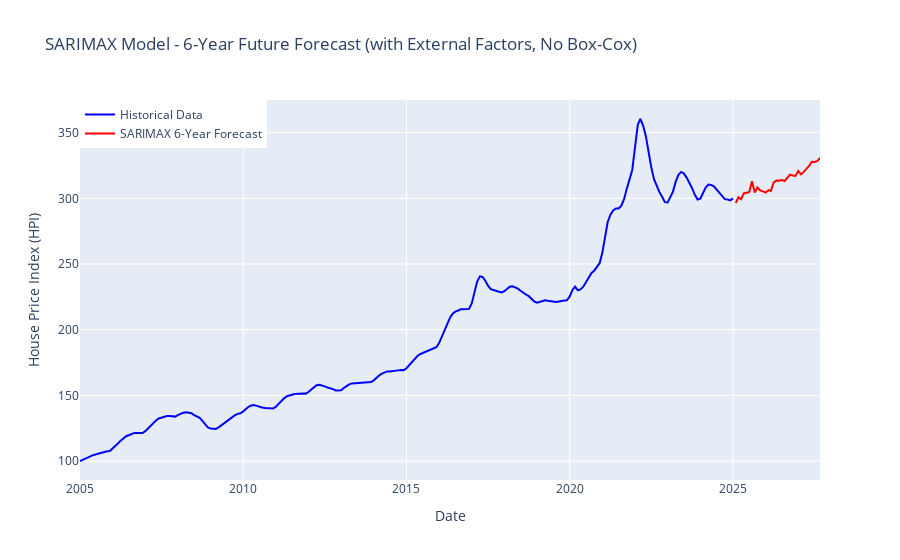

The notebook cell this image was saved under:
### Code cell
import plotly.graph_objects as go
import pandas as pd

# Convert index to DateTime if needed
df_aggregate.index = pd.to_datetime(df_aggregate.index)
future_dates = pd.to_datetime(future_dates)

# Create an interactive Plotly figure
fig = go.Figure()

# Add historical data
fig.add_trace(go.Scatter(x=df_aggregate.index, y=df_aggregate["Composite_HPI"],
                         mode='lines', name='Historical Data', line=dict(color='blue')))

# Add SARIMAX 6-Year Forecast
fig.add_trace(go.Scatter(x=future_dates, y=future_forecast,
                         mode='lines', name='SARIMAX 6-Year Forecast',
                         line=dict(color='red')))

# Customize layout
fig.update_layout(title="SARIMAX Model - 6-Year Future Forecast (with External Factors, No Box-Cox)",
                  xaxis_title="Date",
                  yaxis_title="House Price Index (HPI)",
                  legend=dict(x=0, y=1),
                  hovermode="x")

# Show interactive plot
fig.show()

### Figure 1 — Plotly figure (JSON) as saved in the notebook; plotly's stock layout.template omitted (floating-point values rounded to 4 significant figures; data arrays with more than 128 entries replaced by an {"elided": "..."} marker saying what was removed)
{"data": [{"line": {"color": "blue"}, "mode": "lines", "name": "Historical Data", "type": "scatter", "x": {"elided": "241 str values"}, "y": {"elided": "241 float values"}}, {"line": {"color": "red"}, "mode": "lines", "name": "SARIMAX 6-Year Forecast", "type": "scatter", "x": ["2025-02-01T00:00:00.000000000", "2025-03-01T00:00:00.000000000", "2025-04-01T00:00:00.000000000", "2025-05-01T00:00:00.000000000", "2025-06-01T00:00:00.000000000", "2025-07-01T00:00:00.000000000", "2025-08-01T00:00:00.000000000", "2025-09-01T00:00:00.000000000", "2025-10-01T00:00:00.000000000", "2025-11-01T00:00:00.000000000", "2025-12-01T00:00:00.000000000", "2026-01-01T00:00:00.000000000", "2026-02-01T00:00:00.000000000", "2026-03-01T00:00:00.000000000", "2026-04-01T00:00:00.000000000", "2026-05-01T00:00:00.000000000", "2026-06-01T00:00:00.000000000", "2026-07-01T00:00:00.000000000", "2026-08-01T00:00:00.000000000", "2026-09-01T00:00:00.000000000", "2026-10-01T00:00:00.000000000", "2026-11-01T00:00:00.000000000", "2026-12-01T00:00:00.000000000", "2027-01-01T00:00:00.000000000", "2027-02-01T00:00:00.000000000", "2027-03-01T00:00:00.000000000", "2027-04-01T00:00:00.000000000", "2027-05-01T00:00:00.000000000", "2027-06-01T00:00:00.000000000", "2027-07-01T00:00:00.000000000", "2027-08-01T00:00:00.000000000", "2027-09-01T00:00:00.000000000"], "y": [296.4, 300.8, 299.3, 303.7, 304.2, 304.7, 312.9, 304.5, 308.2, 306.0, 305.3, 304.4, 306.1, 305.8, 312.1, 313.5, 313.4, 313.9, 313.2, 315.4, 318.1, 317.4, 317.0, 320.8, 318.3, 319.9, 321.9, 324.6, 327.7, 327.7, 328.3, 330.8]}], "layout": {"hovermode": "x", "legend": {"x": 0, "y": 1}, "title": {"text": "SARIMAX Model - 6-Year Future Forecast (with External Factors, No Box-Cox)"}, "xaxis": {"title": {"text": "Date"}}, "yaxis": {"title": {"text": "House Price Index (HPI)"}}}}
